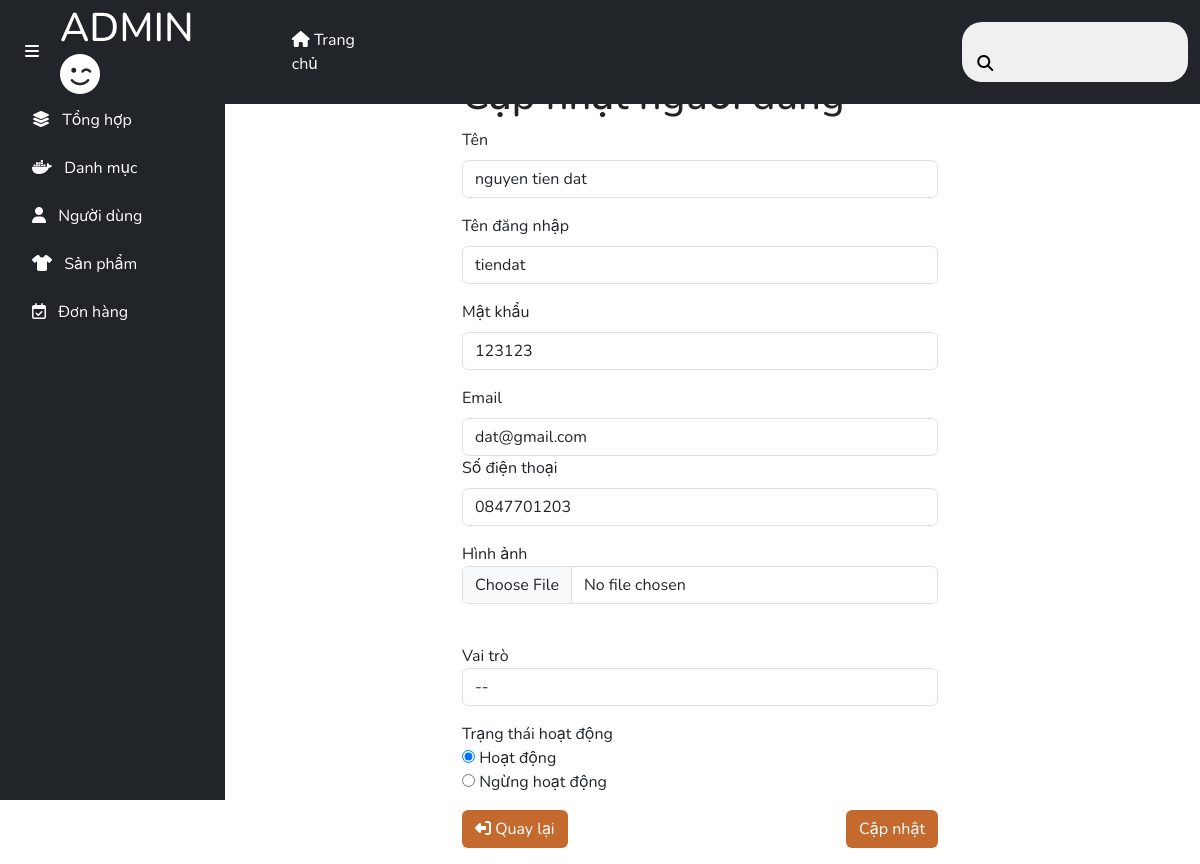
Page /admin/users/update_users.php?id=1 on the committed database.
### tables this page shows
CREATE TABLE `users` (
  `idUser` int(11) NOT NULL,
  `name` varchar(200) NOT NULL,
  `phone` varchar(10) NOT NULL,
  `image` varchar(255) NOT NULL,
  `username` varchar(100) NOT NULL,
  `email` varchar(255) NOT NULL,
  `password` varchar(100) NOT NULL,
  `role` varchar(50) NOT NULL,
  `otpCreated` datetime DEFAULT NULL,
  `otp` int(100) NOT NULL,
  `token` int(11) NOT NULL
);

### client/DBUntil.php (called while the page is built, shortened)
<?php
include "Database.php";
class DBUntil
{
    private $connection = null;
    function __construct()
    {
        $db = new Database(HOST, USERNAME, PASSWORD, DB_NAME);
        $this->connection = $db->getConnection();
    }
    public function select($sql, $params = [])
    {
        $stmt = $this->connection->prepare($sql);
        $stmt->execute($params);
        $stmt->setFetchMode(PDO::FETCH_ASSOC);
        return $stmt->fetchAll();
    }
}

### client/Database.php (called while the page is built, shortened)
<?php
class Database
{
    private $host;
    private $username;
    private $password;
    private $dbname;
    public function __construct($host, $username, $password, $dbname)
    {
        $this->host = $host;
        $this->username = $username;
        $this->password = $password;
        $this->dbname = $dbname;
    }
    public function getConnection()
    {
        try {
            $url = "mysql:host=" . $this->host . ";dbname=" . $this->dbname;
            $this->connection = new PDO($url, $this->username, $this->password);
            $this->connection->setAttribute(PDO::ATTR_ERRMODE, PDO::ERRMODE_EXCEPTION);
            return $this->connection;
        } catch (\Exception $e) {
            echo "Error: " . $e->getMessage();
            return null;
        }
    }
}

### admin/users/update_users.php (the view, shortened to what this page needs)
<?php
include "../../client/DBUntil.php";
$dbHelper = new DBUntil();
$id = $_GET['id'];
$user = $dbHelper->select("SELECT * FROM users WHERE idUser = ?", [$id])[0];
?>
<!DOCTYPE html>
<html lang="en">
    <?php include "../include/head.php" ?>
    <body>
       <?php include "../include/header.php" ?>
        <div class="container-fluid">
            <div class="row">
                <?php include "../include/aside.php" ?>
                <main class="col-md-10 mt-5">
                    <div class="row">
                        <div class="col-md-3"></div>
                        <div class="col-md-6">
                            <h1 class="mt-4">Cập nhật người dùng</h1>
                            <form method="POST" action="" enctype="multipart/form-data">
                                <div class="mb-3">
                                    <label for="name" class="form-label">Tên</label>
                                    <input type="text" name="name" class="form-control" placeholder="Tên người dùng" value="<?php echo htmlspecialchars($user['name']); ?>">
                                </div>
                                <div class="mb-3">
                                    <label for="username" class="form-label">Tên đăng nhập</label>
                                    <input type="text" name="username" class="form-control" placeholder="username" value="<?php echo htmlspecialchars($user['username']); ?>">
                                </div>
                                <div class="mb-3">
                                    <label for="password" class="form-label">Mật khẩu</label>
                                    <input type="text" name="password" class="form-control" placeholder="Mật khẩu (để trống nếu không đổi)" value="<?php echo htmlspecialchars($user['password']); ?>">
                                </div>
                                <div class="mb-3">
                                    <label for="email" class="form-label">Email</label>
                                    <input type="email" name="email" class="form-control" placeholder="email" value="<?php echo htmlspecialchars($user['email']); ?>">
                                <div class="mb-3">
                                    <label for="phone" class="form-label">Số điện thoại</label>
                                    <input type="text" name="phone" class="form-control" placeholder="Số điện thoại" value="<?php echo htmlspecialchars($user['phone']); ?>">
                                </div>
                                <div class="image mb-3">
                                    <label for="image">Hình ảnh</label>
                                    <input type="file" name="image" id="image" class="form-control">
                                </div>
                                <div class="role mb-3">
                                    <label for="">Vai trò</label>
                                    <select name="role" id="role" class="form-control" >
                                          <option value="">-<?php echo htmlspecialchars($user['role']); ?>-</option>
                                        </select>
                                </div>
                                <div class="status mb-3">
                                    <label for="">Trạng thái hoạt động</label><br>
                                        <input type="radio" name="status" id="" value="Đang hoạt động" checked> Hoạt động<br>
                                        <input type="radio" name="status" id="" value="Ngừng hoạt động"> Ngừng hoạt động <br>
                                </div>
                                <div class="d-flex justify-content-between mt-3">
                                    <a href="list.php" class="return btn text-white color-bg">
                                        <i class="fa-solid fa-right-from-bracket deg-180"></i>
                                        Quay lại
                                    </a>
                                    <button type="submit" class="btn color-bg text-white">Cập nhật</button>
                                </div>
                            </form>
                        </div>
                    </div>
                </main>
            </div>
        </div>
    </body>
</html>

### admin/css/style.css (style rules this page uses)
:root { --font-body: "Nunito", -apple-system, BlinkMacSystemFont, "Segoe UI", Roboto, "Helvetica Neue", Arial, sans-serif, "Apple Color Emoji", "Segoe UI Emoji", "Segoe UI Symbol", "Noto Color Emoji"; --color: #c46a2f; }
* { padding: 0; margin: 0; box-sizing: border-box; }
body { font-family: var(--font-body); position: relative; }
.deg-180 { transform: rotate(180deg); }
.color-bg { background-color: var(--color); }

### rows in the picture
users: name "nguyen tien dat", username "tiendat", password "123123", email "dat@gmail.com", phone "0847701203"
